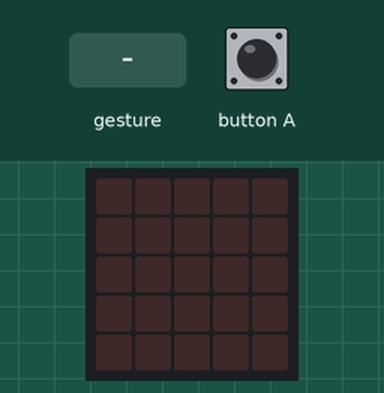
This program was run on a simulated BBC micro:bit (MakeCode). Shown: the board's 5×5 LED display. The test bench sets the inputs (shaded band). A tilt is held for 1.5 s and a shake lasts 1 s, then the board lies face up again.

Above: at 1.2 s.
1.3 s: button A pressed for 0.15 s
At 2.6 s:
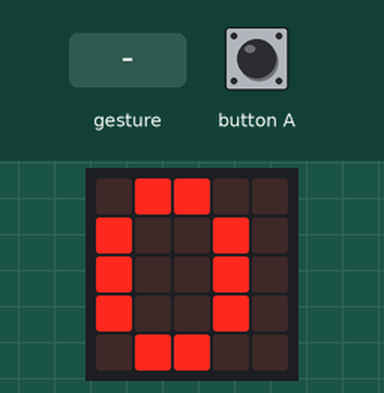
2.9 s: gesture 'shake'
At 4.5 s:
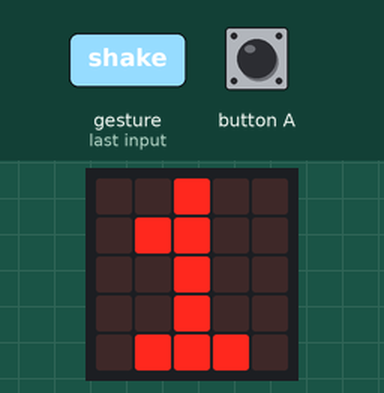
Timing chart, 0 to 6.0 s (numbered marks = the images above; inputs shaded):
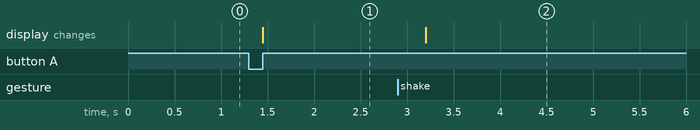

The program:

main.ts
```typescript
input.onButtonPressed(Button.A, function () {
    nbdesquats = 0
    basic.showNumber(nbdesquats)
})
input.onGesture(Gesture.Shake, function () {
    nbdesquats += 1
    basic.pause(100)
    basic.showNumber(nbdesquats)
})
let nbdesquats = 0
nbdesquats = 0
```

test.ts
```typescript
// les tests vont ici ; cela ne sera pas compilé si ce paquet est utilisé en tant qu'extension.
```

Measured:
- after the input at 1.3 s, the display: changes after 0.15 s (image 1)
- after the input at 2.9 s, the display: changes after 0.30 s (image 2)
